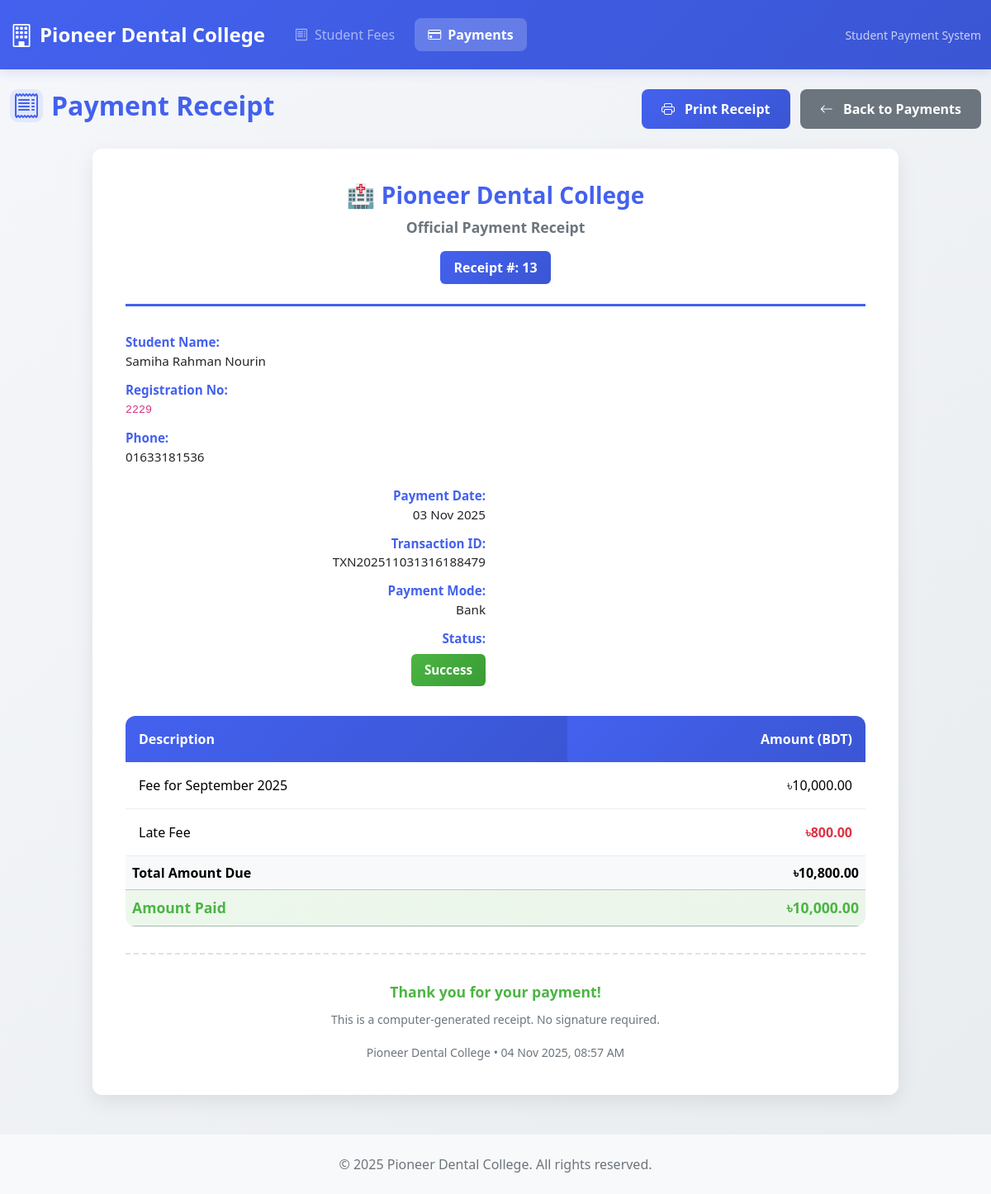
/payments/receipt/13, run on the app's committed database.
### tables this page shows
CREATE TABLE `payments` (
  `id` int(11) NOT NULL,
  `student_fee_id` int(11) DEFAULT NULL,
  `payment_date` date DEFAULT NULL,
  `amount_paid` decimal(10,2) NOT NULL,
  `payment_mode` enum('cash','bank','online') DEFAULT 'bank',
  `payment_method` varchar(50) DEFAULT NULL,
  `transaction_id` varchar(100) DEFAULT NULL,
  `mtb_transaction_ref` varchar(100) DEFAULT NULL,
  `mtb_payment_status` enum('pending','success','failed','cancelled') DEFAULT 'pending',
  `mtb_response` text DEFAULT NULL,
  `remarks` varchar(255) DEFAULT NULL,
  `status` enum('0','1') NOT NULL DEFAULT '1',
  `created` datetime NOT NULL,
  `updated` datetime DEFAULT NULL
);

CREATE TABLE `student` (
  `id` int(7) NOT NULL,
  `name` varchar(120) NOT NULL,
  `reg_no` int(11) NOT NULL,
  `phase` int(11) NOT NULL DEFAULT 0,
  `sex` varchar(10) NOT NULL,
  `dob` date NOT NULL,
  `phone` varchar(40) NOT NULL,
  `prt_phone` varchar(14) NOT NULL,
  `father` varchar(40) NOT NULL,
  `mother` varchar(40) NOT NULL,
  `address` varchar(30) NOT NULL,
  `batch` varchar(16) NOT NULL DEFAULT '0',
  `session` varchar(20) NOT NULL,
  `section` enum('All','A','B','C') NOT NULL DEFAULT 'All',
  `nationality` varchar(24) NOT NULL DEFAULT 'Bangladeshi',
  `nid` varchar(60) NOT NULL,
  `ssc` varchar(60) NOT NULL,
  `hsc` varchar(60) NOT NULL,
  `bg` varchar(20) NOT NULL,
  `first_phs_term_1` varchar(40) NOT NULL,
  `first_phs_term_2` varchar(20) NOT NULL,
  `second_phs_term_1` varchar(20) NOT NULL,
  `second_phs_term_2` varchar(20) NOT NULL,
  `third_phs_term_1` varchar(20) NOT NULL,
  `third_phs_term_2` varchar(20) NOT NULL,
  `final_phs_term_1` varchar(20) NOT NULL,
  `final_phs_term_2` varchar(60) NOT NULL,
  `emergency_contact` varchar(60) NOT NULL,
  `du_reg_no` int(10) NOT NULL,
  `bmdc_temp` int(10) NOT NULL,
  `bmdc_full` int(10) NOT NULL,
  `name_D` varchar(60) NOT NULL,
  `name_J` varchar(60) NOT NULL,
  `access_code` varchar(100) NOT NULL,
  `access_level` varchar(20) NOT NULL DEFAULT 'Student',
  `password` varchar(255) NOT NULL DEFAULT '$2y$10$d7k6MzgPRFjjqMyndZHo/utapOGMMbkEncY9Q5DozXCkRVT3QIyJC',
  `role_id` int(11) NOT NULL DEFAULT 0,
  `flag` date DEFAULT NULL,
  `status` int(5) NOT NULL DEFAULT 1,
  `created` datetime NOT NULL,
  `modified` timestamp NOT NULL DEFAULT current_timestamp()
);

CREATE TABLE `student_fees` (
  `id` int(11) NOT NULL,
  `student_id` int(11) DEFAULT NULL,
  `fee_id` int(11) DEFAULT NULL,
  `month_year` varchar(7) DEFAULT NULL,
  `bill_month` int(2) DEFAULT NULL,
  `bill_year` int(4) DEFAULT NULL,
  `bill_unique_id` bigint(20) DEFAULT NULL,
  `bank_transaction_id` varchar(100) DEFAULT NULL,
  `comments` text DEFAULT NULL,
  `due_date` date DEFAULT NULL,
  `paid_date` date DEFAULT NULL,
  `payment_status` enum('Unpaid','Paid','Partial') DEFAULT 'Unpaid',
  `base_amount` decimal(10,2) NOT NULL,
  `late_fee` decimal(10,2) DEFAULT 0.00,
  `total_amount` decimal(10,2) GENERATED ALWAYS AS (`base_amount` + `late_fee`) STORED,
  `status` enum('0','1') NOT NULL,
  `created` datetime NOT NULL
);

### application/controllers/Payments.php (called while the page is built, shortened)
<?php
class Payments extends CI_Controller {
    public function __construct() {
        $this->load->model('Student_model');
        $this->load->model('Student_fee_model');
        $this->load->model('Payment_model');
        $this->load->helper(['url', 'form']);
        $this->load->library(['form_validation', 'session']);
    }
    public function receipt($payment_id) {
        $data['page_title'] = 'Payment Receipt';
        $data['payment'] = $this->Payment_model->get_by_id($payment_id);
        $this->load->view('templates/header', $data);
        $this->load->view('payments/receipt', $data);
        $this->load->view('templates/footer');
    }
}

### index.php (called while the page is built, shortened)
<?php
require_once BASEPATH.'core/CodeIgniter.php';

### application/models/Payment_model.php (called while the page is built, shortened)
<?php
class Payment_model extends CI_Model {
    private $table = 'payments';
    public function get_by_id($id) {
        $this->db->select('p.*, sf.month_year, sf.base_amount, sf.late_fee, sf.total_amount, s.name, s.reg_no, s.phone, s.address');
        $this->db->from($this->table . ' p');
        $this->db->join('student_fees sf', 'sf.id = p.student_fee_id');
        $this->db->join('student s', 's.id = sf.student_id');
        $this->db->where('p.id', $id);
        $this->db->where('p.status', '1');
        return $this->db->get()->row();
    }
}

### application/views/payments/receipt.php (the view, shortened to what this page needs)
<div class="row mb-4">
    <div class="col-md-6">
        <h2 class="page-title" style="color: var(--primary);">
            <div class="icon-wrapper">
                <i class="bi bi-receipt text-primary"></i>
            </div>
            Payment Receipt
        </h2>
    </div>
    <div class="col-md-6 text-md-end">
        <button onclick="window.print()" class="btn btn-primary me-2">
            <i class="bi bi-printer me-2"></i> Print Receipt
        </button>
        <a href="<?= base_url('payments') ?>" class="btn btn-secondary">
            <i class="bi bi-arrow-left me-2"></i> Back to Payments
        </a>
    </div>
</div>
<div class="row justify-content-center">
    <div class="col-lg-10">
        <div class="card">
            <div class="card-body" id="receipt">
                <div class="receipt-header text-center">
                    <h3>🏥 Pioneer Dental College</h3>
                    <p class="subtitle mb-2">Official Payment Receipt</p>
                    <div class="receipt-number">
                        Receipt #: <?= $payment->id ?>
                    </div>
                </div>
                <div class="row mb-4 student-info">
                    <div class="col-md-6">
                        <p><strong>Student Name:</strong><br><?= $payment->name ?></p>
                        <p><strong>Registration No:</strong><br><code><?= $payment->reg_no ?></code></p>
                        <p><strong>Phone:</strong><br><?= $payment->phone ?></p>
                    </div>
                    <div class="col-md-6 text-md-end">
                        <p><strong>Payment Date:</strong><br><?= date('d M Y', strtotime($payment->payment_date)) ?></p>
                        <p><strong>Transaction ID:</strong><br><?= $payment->transaction_id ?? 'N/A' ?></p>
                        <p><strong>Payment Mode:</strong><br><?= ucfirst($payment->payment_mode) ?></p>
                        <?php if (isset($payment->mtb_payment_status)): ?>
                            <p><strong>Status:</strong><br>
                                <?php if ($payment->mtb_payment_status === 'success'): ?>
                                    <span class="payment-status status-success">Success</span>
                                <?php elseif ($payment->mtb_payment_status === 'pending'): ?>
                                    <span class="payment-status status-pending">Pending</span>
                                <?php elseif ($payment->mtb_payment_status === 'failed'): ?>
                                    <span class="payment-status status-failed">Failed</span>
                                <?php else: ?>
                                    <span class="payment-status status-success">Completed</span>
                                <?php endif; ?>
                            </p>
                        <?php endif; ?>
                    </div>
                </div>
                <table class="table">
                    <thead class="table-light">
                        <tr>
                            <th>Description</th>
                            <th class="text-end">Amount (BDT)</th>
                        </tr>
                    </thead>
                    <tbody>
                        <tr>
                            <td>Fee for <?= date('F Y', strtotime($payment->month_year . '-01')) ?></td>
                            <td class="text-end">৳<?= number_format($payment->base_amount, 2) ?></td>
                        </tr>
                        <?php if ($payment->late_fee > 0): ?>
                            <tr>
                                <td>Late Fee</td>
                                <td class="text-end text-danger">৳<?= number_format($payment->late_fee, 2) ?></td>
                            </tr>
                        <?php endif; ?>
                        <tr class="table-light">
                            <th>Total Amount Due</th>
                            <th class="text-end">৳<?= number_format($payment->total_amount, 2) ?></th>
                        </tr>
                        <tr class="table-success">
                            <th>Amount Paid</th>
                            <th class="text-end text-success">৳<?= number_format($payment->amount_paid, 2) ?></th>
                        </tr>
                    </tbody>
                </table>
                <div class="footer-note text-center">
                    <p class="thank-you">Thank you for your payment!</p>
                    <small class="generated-text">
                        This is a computer-generated receipt. No signature required.
                    </small>
                    <div class="mt-3">
                        <small class="text-muted">
                            Pioneer Dental College • <?= date('d M Y, h:i A') ?>
                        </small>
                    </div>
                </div>
            </div>
        </div>
    </div>
</div>

### assets/style.css (style rules this page uses)
:root { --primary: #4361ee; --primary-dark: #3a56d4; --secondary: #6c757d; --success: #4bb543; --danger: #dc3545; --warning: #ffc107; --info: #17a2b8; --light: #f8f9fa; --dark: #212529; --gradient-primary: linear-gradient(135deg, #667eea 0%, #764ba2 100%); --gradient-success: linear-gradient(135deg, #11998e 0%, #38ef7d 100%); --gradient-danger: linear-gradient(135deg, #eb3349 0%, #f45c43 100%); --gradient-warning: linear-gradient(135deg, #f093fb 0%, #f5576c 100%); --border-radius: 12px; --shadow: 0 8px 24px rgba(0, 0, 0, 0.08); --shadow-sm: 0 2px 10px rgba(0,0,0,0.08); --shadow-md: 0 4px 20px rgba(0,0,0,0.12); --shadow-lg: 0 10px 40px rgba(0,0,0,0.15); --transition: all 0.3s ease; }
body { background: linear-gradient(135deg, #f5f7fb 0%, #e9ecef 100%); font-family: 'Segoe UI', Tahoma, Geneva, Verdana, sans-serif; min-height: 100vh; }
html { scroll-behavior: smooth; }
.text-danger { color: var(--danger) !important; font-weight: 600; }
.btn-primary { background: linear-gradient(135deg, var(--primary), var(--primary-dark)); border: none; border-radius: 8px; padding: 0.75rem 1.5rem; font-weight: 600; transition: var(--transition); }
.btn-secondary { background-color: var(--secondary); border: none; border-radius: 8px; padding: 0.75rem 1.5rem; font-weight: 600; transition: var(--transition); }
.page-title { color: var(--primary); font-weight: 700; margin-bottom: 0; display: flex; align-items: center; }
.icon-wrapper { display: inline-flex; align-items: center; justify-content: center; width: 40px; height: 40px; border-radius: 10px; background-color: rgba(67, 97, 238, 0.1); margin-right: 10px; }
.card { border: none; border-radius: var(--border-radius); box-shadow: var(--shadow); transition: var(--transition); overflow: hidden; }
.card-body { padding: 2rem; }
.text-muted { color: #6c757d !important; }
.table { border-radius: var(--border-radius); overflow: hidden; margin-bottom: 0; }
.table thead th { background: linear-gradient(135deg, #f8f9fa, #e9ecef); border-bottom: 2px solid var(--primary); font-weight: 600; padding: 1rem; }
.table tbody td { padding: 0.875rem; vertical-align: middle; border-bottom: 1px solid #e9ecef; }
.page-title { color: var(--primary); font-weight: 700; margin-bottom: 0; }
#receipt { background: white; padding: 2.5rem; border-radius: var(--border-radius); }
.receipt-header { border-bottom: 3px solid var(--primary); padding-bottom: 1.5rem; margin-bottom: 2rem; }
.receipt-header h3 { color: var(--primary); font-weight: 800; margin-bottom: 0.5rem; }
.receipt-header .subtitle { color: var(--secondary); font-size: 1.1rem; font-weight: 600; }
.receipt-number { background: linear-gradient(135deg, var(--primary), var(--primary-dark)); color: white; padding: 0.5rem 1rem; border-radius: 6px; font-weight: 600; display: inline-block; margin-top: 0.5rem; }
.student-info p { margin-bottom: 0.75rem; font-size: 0.95rem; }
.student-info strong { color: var(--primary); min-width: 120px; display: inline-block; }
.table { border-radius: var(--border-radius); overflow: hidden; margin-bottom: 1.5rem; }
.table thead th { background: linear-gradient(135deg, var(--primary), var(--primary-dark)); color: white; border: none; padding: 1rem; font-weight: 600; }
.table tbody td { padding: 1rem; border-bottom: 1px solid #e9ecef; }
.table-light { background-color: rgba(248, 249, 250, 0.8) !important; }
.table-success { background: linear-gradient(135deg, rgba(75, 181, 67, 0.1), rgba(58, 156, 53, 0.1)) !important; }
.table-success th { background: transparent !important; color: var(--success) !important; font-size: 1.1rem; }
.text-success { color: var(--success) !important; font-weight: 600; }
.text-primary { color: var(--primary) !important; }
.footer-note { border-top: 2px dashed #dee2e6; padding-top: 2rem; margin-top: 2rem; }
.footer-note .thank-you { color: var(--success); font-weight: 700; font-size: 1.1rem; margin-bottom: 0.5rem; }
.footer-note .generated-text { color: var(--secondary); font-size: 0.875rem; }
.payment-status { display: inline-block; padding: 0.5rem 1rem; border-radius: 6px; font-weight: 600; margin-top: 0.5rem; }
.status-success { background: linear-gradient(135deg, var(--success), #3a9c35); color: white; }
.page-title { font-size: 2rem; font-weight: 700; margin: 0; color: white; }
.student-info { display: flex; align-items: center; gap: 12px; }

### data on the page
payments: id "13", student.name "Samiha Rahman Nourin", student.reg_no "2229", student.phone "01633181536", payment_date "03 Nov 2025", transaction "TXN202511031316188479", payment_mode "Bank", student_fee.month_year "September 2025", student_fee.base_amount "10,000.00", student_fee.late_fee "800.00", student_fee.total_amount "10,800.00", amount_paid "10,000.00"
